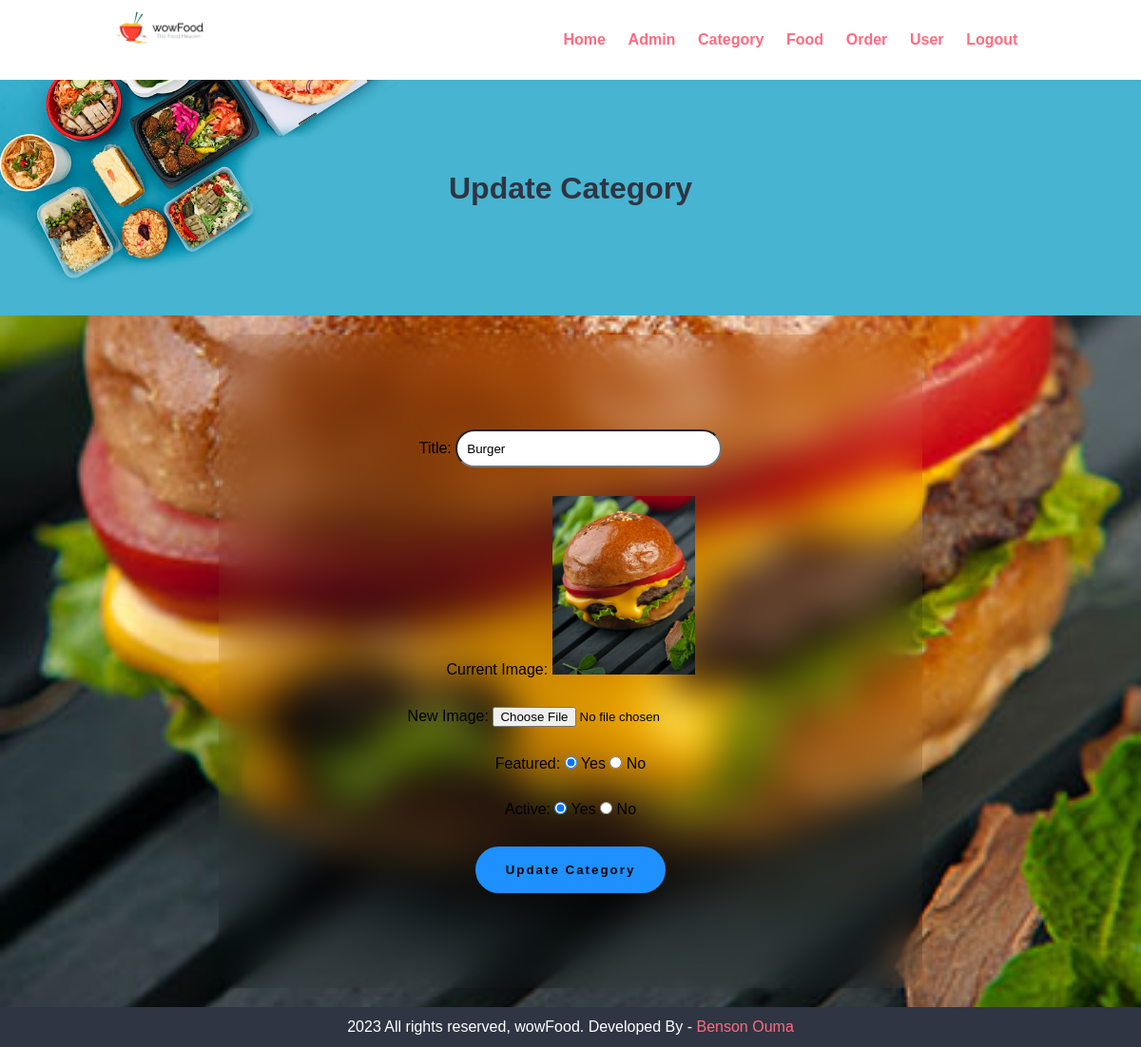
Screenshot of /admin/update-category.php?id=5 (signed in) with the database file from the repository.
### tables this page shows
CREATE TABLE IF NOT EXISTS `tbl_category` (
  `id` int UNSIGNED NOT NULL AUTO_INCREMENT,
  `title` varchar(100) NOT NULL,
  `image_name` varchar(255) NOT NULL,
  `featured` varchar(10) NOT NULL,
  `active` varchar(10) NOT NULL,
  PRIMARY KEY (`id`)
);

### admin/update-category.php (the view, shortened to what this page needs)
<?php include('partials/menu.php'); ?>
<div class="main-content2">
    <section class="food-search text-center">
        <div class="container">
            <h2 class="text-center">Update Category</h2>
        </div>
    </section>
    <div class="forms">
        <?php
            if(isset($_GET['id']))
            {
                $id = $_GET['id'];
                $sql = "SELECT * FROM tbl_category WHERE id=$id";
                $res = mysqli_query($conn, $sql);
                $count = mysqli_num_rows($res);
                if($count==1)
                {
                    $row = mysqli_fetch_assoc($res);
                    $title = $row['title'];
                    $current_image = $row['image_name'];
                    $featured = $row['featured'];
                    $active = $row['active'];
                }
                else
                {
                    $_SESSION['no-category-found'] = "<div class='error'>Category not Found.</div>";
                    header('location:'.ADMINURL.'manage-category.php');
                    ob_end_flush();
                }
            }
            else
            {
                header('location:'.ADMINURL.'manage-category.php');
                ob_end_flush();
            }
        ?>
        <form action="" method="POST" class="myform" enctype="multipart/form-data">
                <div>
                    <div>Title:
                        <input required class="input" type="text" name="title" value="<?php echo $title; ?>">
                    </div>
                </div>
                <div>
                    <div>Current Image:
                        <?php
                            if($current_image != "")
                            {
                                ?>
                                <img src="<?php echo SITEURL; ?>images/category/<?php echo $current_image; ?>" width="150px">
                                <?php
                            }
                            else
                            {
                                echo "<div class='error'>Image Not Added.</div>";
                            }
                        ?>
                    </div>
                </div>
                <div>
                    <div>New Image:
                        <input type="file" name="image">
                    </div>
                </div>
                <div>
                    <div>Featured:
                        <input required <?php if($featured=="Yes"){echo "checked";} ?> type="radio" name="featured" value="Yes"> Yes
                        <input required <?php if($featured=="No"){echo "checked";} ?> type="radio" name="featured" value="No"> No
                    </div>
                </div>
                <div>
                    <div>Active:
                        <input required <?php if($active=="Yes"){echo "checked";} ?> type="radio" name="active" value="Yes"> Yes
                        <input required <?php if($active=="No"){echo "checked";} ?> type="radio" name="active" value="No"> No
                    </div>
                </div>
                <div>
                    <div>
                        <input type="submit" name="submit" value="Update Category" class="btnn btn-secondary">
                    </div>
                </div>
        </form>
    </div>
</div>
<?php include('partials/footer.php'); ?>

### css/admin.css (style rules this page uses)
* { margin: 0 0; padding: 0 0; font-family: Arial, Helvetica, sans-serif; }
.container { width: 80%; margin: 0 auto; padding: 1%; }
.text-center { text-align: center; }
h2 { color: #2f3542; font-size: 2rem; margin-bottom: 2%; }
.food-search { background-image: url(../images/bg.jpg); background-size: cover; background-repeat: no-repeat; background-position: center; padding: 7% 0; }
.btn-secondary { background-color: #7bed9f; padding: 1%; color: black; text-decoration: none; font-weight: bold; }
.main-content2 { background-color: #f1f2f6; }
.forms { background: url('../images/burger.jpg'); background-size: cover; background-repeat: no-repeat; background-position: center; background-attachment: fixed; padding: 20px; display: flex; justify-content: center; align-items: center; text-align: center; }
.myform { width: 700px; padding: 100px 20px; display: flex; flex-direction: column; text-align: center; gap: 30px; color: black; background-color: transparent; border-radius: 20px; backdrop-filter: blur(20px); }
.input { padding: 3px 10px; height: 40px; width: 280px; border-radius: 80px; background-color: white; outline: none; color: black; }
.btnn { position: relative; display: inline-block; border-radius: 80px; padding: 15px 30px; width: fit-content; border: 2px solid transparent; letter-spacing: 2px; transition: 0.3s ease-in-out; background-color: #1e90ff; }

### rows the page displays
tbl_category: title "Burger", image_name (picture), featured "☑", active "☑"
